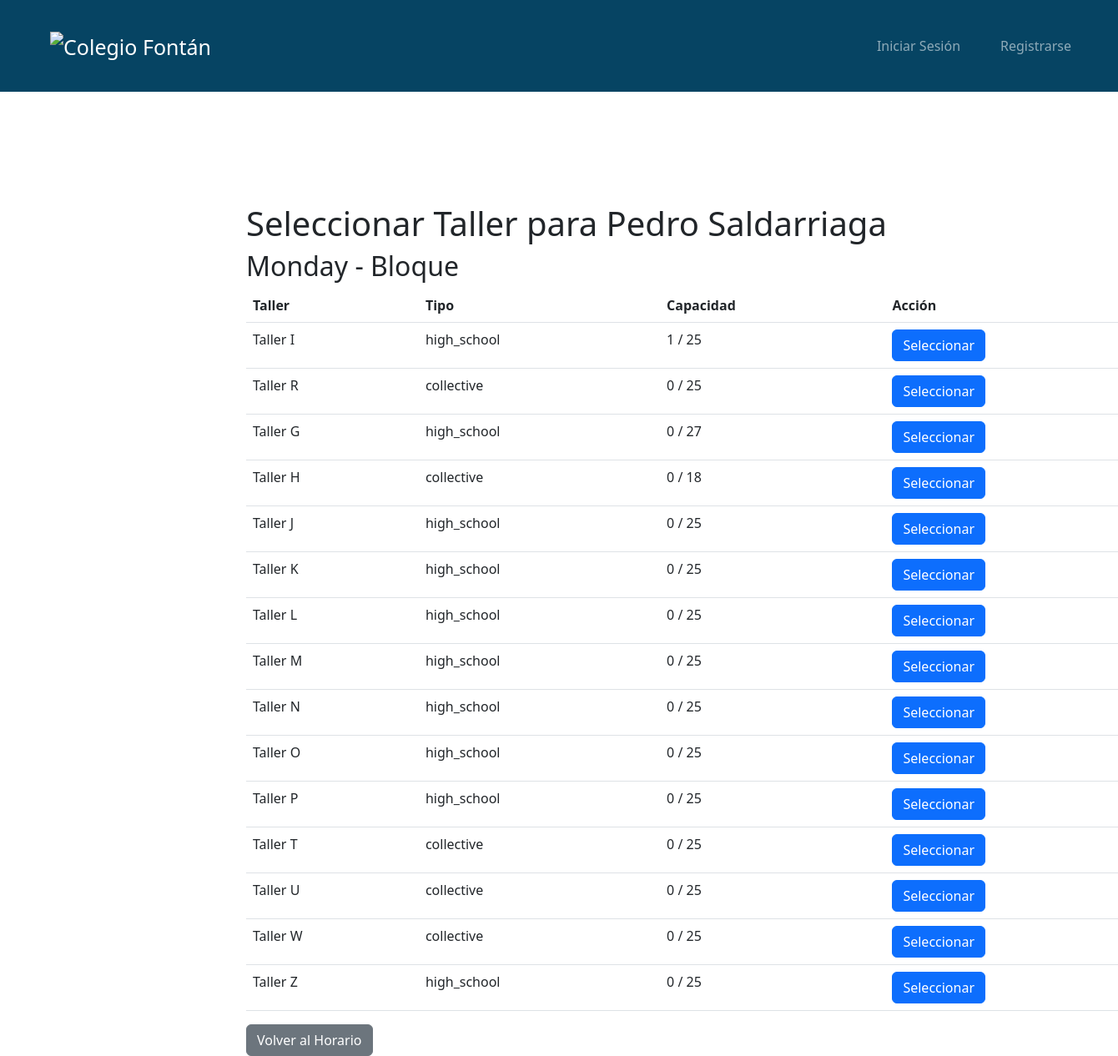
The app's page /schedules/select_workshop/1/Monday/1/, older data.
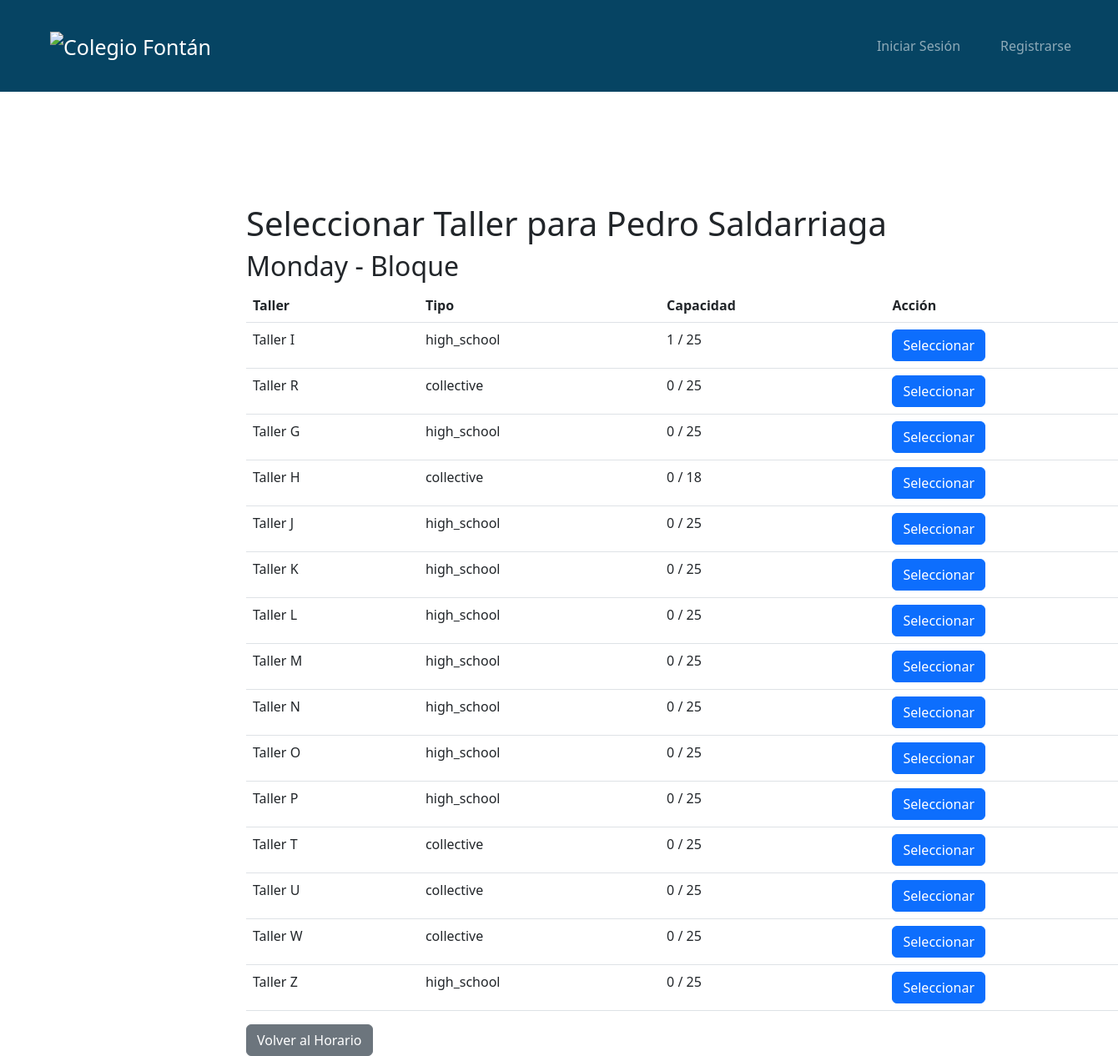
The same page, newer data.
### workshops/models.py (models this page shows, shortened)
class Workshop(models.Model):
    WORKSHOP_TYPES = [
        ('primary', 'Primaria'),
        ('high_school', 'Bachillerato'),
        ('collective', 'Colectivo'),
    ]
    workshop_id = models.AutoField(primary_key=True)
    name = models.CharField(max_length=100, unique=True)
    tutor = models.ForeignKey(
        'tutors.Tutor',
        on_delete=models.SET_NULL,
        null=True,
        blank=True
    )
    max_capacity = models.IntegerField(default=25)
    type = models.CharField(
        max_length=20,
        choices=WORKSHOP_TYPES,
        default='primary'
    )

### schedules/views.py (the view, shortened to what this page needs)
# urls.py: path('select_workshop/<int:student_id>/<str:day>/<int:block_number>/', views.select_workshop, name='select_workshop'),
def select_workshop(request, student_id, day, block_number):
    student = get_object_or_404(Student, student_id=student_id)
    is_high_school = student.grade > 5
    if is_high_school:
        workshops = Workshop.objects.filter(type__in=['high_school', 'collective'])
    else:
        workshops = Workshop.objects.filter(type__in=['primary', 'collective'])
    for w in workshops:
        block_obj = Block.objects.filter(workshop=w, day=day, block_number=block_number).first()
        if block_obj:
            current_capacity = block_obj.students.count()
            w.current_capacity = current_capacity
        else:
            w.current_capacity = 0
    return render(request, 'schedules/select_workshop.html', {
        'student': student,
        'workshops': workshops,
        'day': day,
        'block': block_number,
    })

### schedules/templates/schedules/select_workshop.html (shortened to what this page needs)
{% extends 'base.html' %}
{% block content %}
<div class="container">
    <h1>Seleccionar Taller para {{ student.name }} {{ student.lastname }}</h1>
    <h2>{{ day }} - Bloque {{ block_number }}</h2>
    <form method="POST">
        <table class="table">
            <thead>
                <tr>
                    <th>Taller</th>
                    <th>Tipo</th>
                    <th>Capacidad</th>
                    <th>Acción</th>
                </tr>
            </thead>
            <tbody>
                {% for workshop in workshops %}
                <tr>
                    <td>{{ workshop.name }}</td>
                    <td>{{ workshop.type }}</td>
                    <td>{{ workshop.current_capacity }} / {{ workshop.max_capacity }}</td>
                    <td>
                        <button type="submit" name="workshop" value="{{ workshop.workshop_id }}" class="btn btn-primary">
                            Seleccionar
                        </button>
                    </td>
                </tr>
                {% endfor %}
            </tbody>
        </table>
    </form>
    <a href="{% url 'student_schedule' student.student_id %}" class="btn btn-secondary">
        Volver al Horario
    </a>
</div>
{% endblock %}

Row changes from the older to the newer data that the page shows:
changed Workshop "Taller G": max_capacity "27" → "25"
